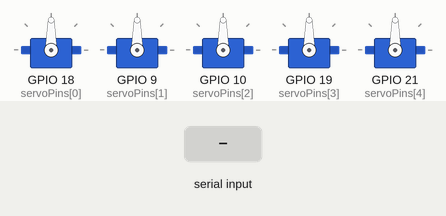
Bench run of a sketch on a simulated ESP32. Parts: 5 × servo. Inputs (shaded band) come from the test bench. What the sketch prints to the serial monitor is not drawn.

Above: at 2.2 s.
2.3 s: "30,150\n" received over Serial
At 3.5 s:
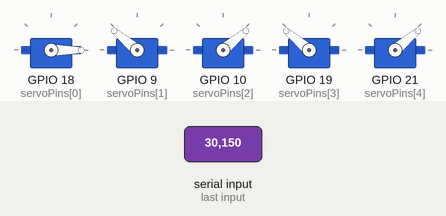
3.8 s: "5\n" received over Serial
At 4.8 s:
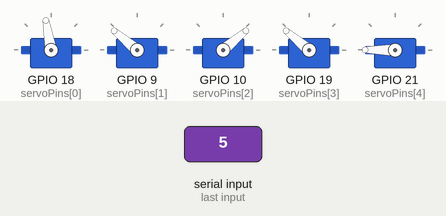
Timing chart, 0 to 6.8 s (numbered marks = the images above; inputs shaded):
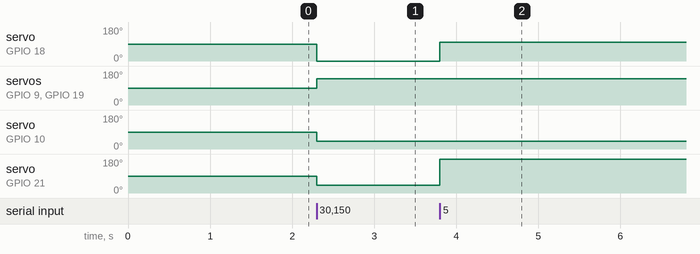

The sketch:

final_Neuromorphic.ino
```cpp
#include <ESP32Servo.h>

#define NUM_SERVOS 5
#define NUM_GESTURES 37

Servo servo[NUM_SERVOS];

// ✅ FIXED SAFE PINS (NO GPIO 9 & 10)
int servoPins[NUM_SERVOS] = {18, 9, 10, 19, 21};

// Your inversion setup
bool invertServo[NUM_SERVOS] = {
  false,  // Thumb
  false,  // Index
  true,   // Middle
  false,  // Ring
  true    // Pinky
};

// =========================
// GESTURE MATRIX (0–36)
// =========================
int gestureAngles[NUM_GESTURES][NUM_SERVOS] = {

  {0,140,140,140,140},    // 0 - Fist
  {100,0,0,0,0},          // 1 - Open
  {60,0,0,0,0},           // 2 - C
  {100,140,140,140,140},  // 3 - E
  {0,100,0,0,0},          // 4 - OK
  {100,140,140,140,0},    // 5 - I
  {0,0,140,140,140},      // 6 - L
  {100,100,100,100,100},  // 7 - O
  {100,140,140,140,140},  // 8 - S
  {100,0,0,120,120},      // 9 - U
  {100,0,0,140,140},      // 10 - V
  {100,0,0,0,140},        // 11 - W
  {0,140,140,140,0},      // 12 - Y

  {50,90,120,120,120},    // 13 - D
  {50,90,120,120,120},    // 14 - G
  {120,30,30,120,120},    // 15 - H
  {60,30,30,120,120},     // 16 - K
  {90,30,30,120,120},     // 17 - P
  {120,30,30,120,120},    // 18 - R

  {100,140,140,140,0},    // 19 - J
  {100,110,110,110,110},  // 20 - M
  {120,120,120,120,120},  // 21
  {100,110,110,140,140},  // 22 - N
  {120,120,120,120,120},  // 23
  {100,110,140,140,140},  // 24 - Q
  {120,120,120,120,120},  // 25
  {0,110,140,140,140},    // 26 - T
  {100,110,140,140,140},  // 27 - X
  {100,0,140,140,140},    // 28 - Z

  {0,0,0,0,0},            // 29 - Neutral
  {0,140,140,140,140},    // 30 - Thumbs Up
  {100,0,140,140,140},    // 31 - Index Point
  {100,140,0,0,0},        // 32 - Okay sign
  {100,140,140,140,140},  // 33 - Peace
  {0,0,0,0,0},            // 34 - Open hand
  {100,140,140,140,140},  // 35 - Fist
  {80,120,120,120,120}    // 36 - Light grip
};

// =========================
// ANGLE CORRECTION
// =========================
int correctAngle(int angle, bool invert) {
  if (invert) return 180 - angle;
  return angle;
}

// =========================
// APPLY GESTURE
// =========================
void applyGesture(int g) {

  if (g < 0 || g >= NUM_GESTURES) {
    Serial.println("❌ Invalid gesture");
    return;
  }

  Serial.print("✅ Executing Gesture: ");
  Serial.println(g);

  for (int i = 0; i < NUM_SERVOS; i++) {
    int finalAngle = correctAngle(gestureAngles[g][i], invertServo[i]);
    servo[i].write(finalAngle);
  }
}

// =========================
// SETUP
// =========================
void setup() {
  Serial.begin(115200);

  for (int i = 0; i < NUM_SERVOS; i++) {
    servo[i].attach(servoPins[i]);
  }

  delay(1000);
  Serial.println("🤖 System Ready...");
}

// =========================
// LOOP (READ NUMBERS ONLY)
// =========================
void loop() {

  static int lastGesture = -1;

  if (Serial.available()) {

    int gesture = Serial.parseInt();  // ✅ expects numbers now

    // Flush leftover characters
    while (Serial.available()) Serial.read();

    Serial.print("📥 Received: ");
    Serial.println(gesture);

    if (gesture != lastGesture) {
      applyGesture(gesture);
      lastGesture = gesture;
    }
  }
}
```

Measured:
- after the input at 2.3 s, servo on GPIO 18 (servoPins[0]): 90° → 0° at once; servo on GPIO 9 (servoPins[1]), servo on GPIO 19 (servoPins[3]): 90° → 140° at once; servo on GPIO 10 (servoPins[2]), servo on GPIO 21 (servoPins[4]): 90° → 40° at once
- after the input at 3.8 s, servo on GPIO 18 (servoPins[0]): 0° → 100° at once; servo on GPIO 21 (servoPins[4]): 40° → 180° at once
